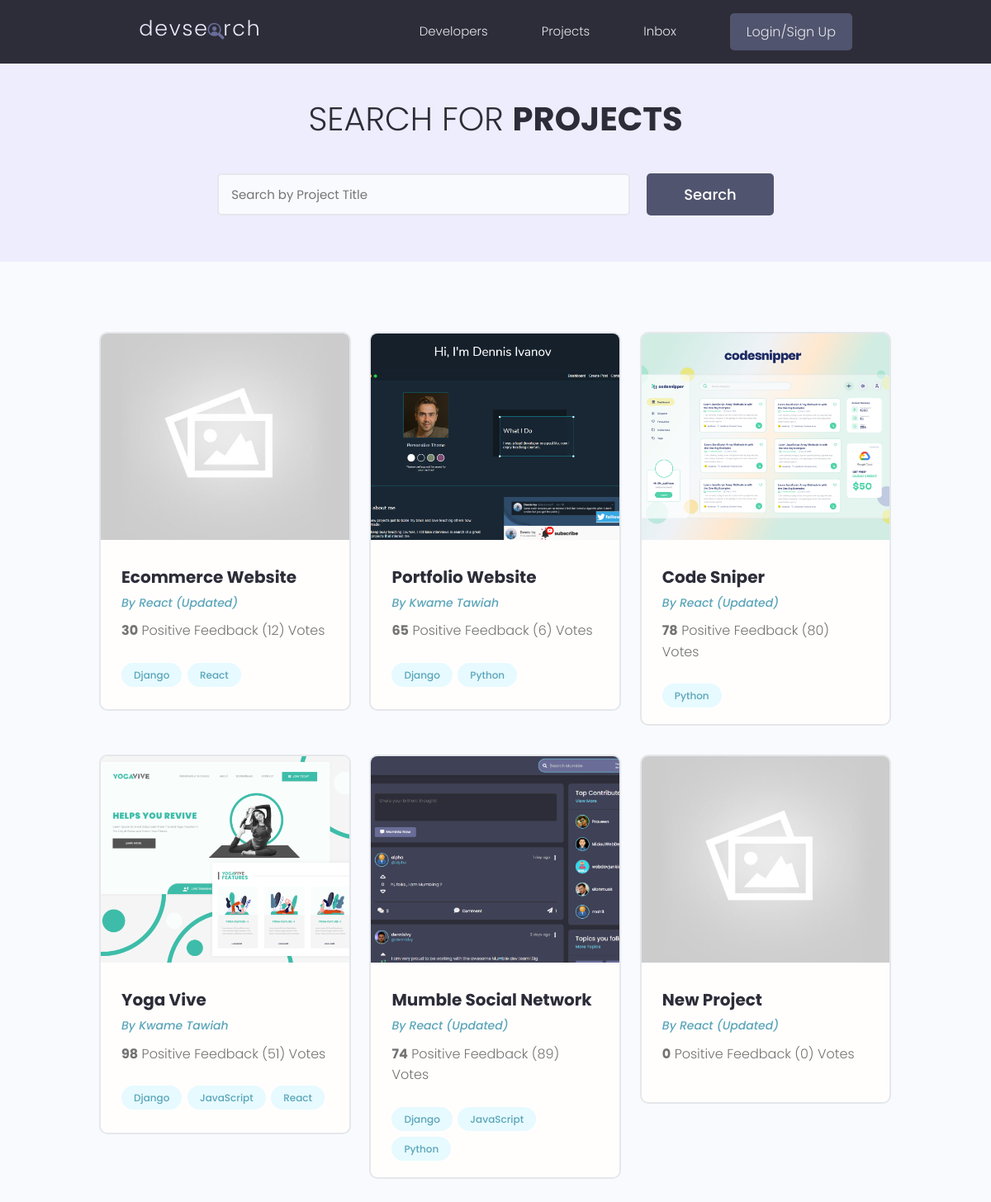
The page /projects/ on the database as committed earlier.
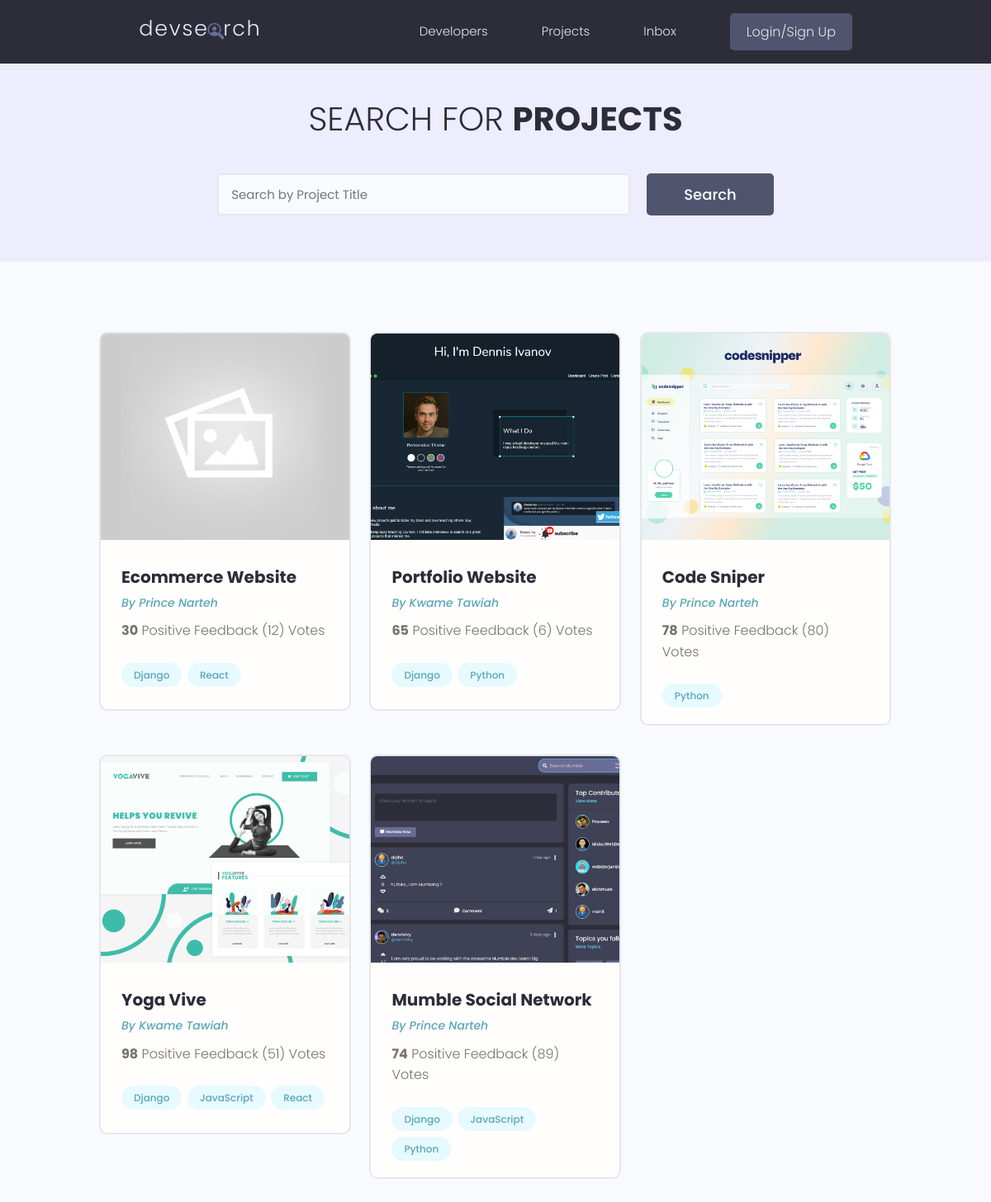
The same page on the database as committed later.
### projects/models.py (models this page shows, shortened)
class Project(models.Model):
    owner = models.ForeignKey(
        Profile, null=True, blank=True, on_delete=models.SET_NULL)
    id = models.UUIDField(default=uuid.uuid4, unique=True,
                          primary_key=True, editable=False)
    title = models.CharField(max_length=200)
    description = models.TextField(null=True, blank=True)
    featured_image = models.ImageField(
        null=True, blank=True, default='default.jpg')
    demo_link = models.CharField(max_length=2000, blank=True, null=True)
    source_link = models.CharField(max_length=2000, null=True, blank=True)
    tags = models.ManyToManyField('Tag', blank=True)
    vote_total = models.IntegerField(default=0, null=True, blank=True)
    vote_ratio = models.IntegerField(default=0, null=True, blank=True)
    create_at = models.DateTimeField(auto_now_add=True)
    update_at = models.DateTimeField(auto_now=True)
    class Meta:
        ordering = ['create_at']

class Tag(models.Model):
    id = models.UUIDField(default=uuid.uuid4, unique=True,
                          primary_key=True, editable=False)
    name = models.CharField(max_length=200)
    create_at = models.DateTimeField(auto_now_add=True)
    update_at = models.DateTimeField(auto_now=True)
    def __str__(self) -> str:
        return self.name

### users/models.py (models this page shows, shortened)
class Profile(models.Model):
    id = models.UUIDField(default=uuid.uuid4, unique=True,
                          primary_key=True, editable=False)
    user = models.OneToOneField(
        User, on_delete=models.CASCADE, null=True, blank=True)
    name = models.CharField(max_length=200, blank=True, null=True)
    email = models.EmailField(max_length=200, blank=True, null=True)
    username = models.CharField(max_length=200, blank=True, null=True)
    location = models.CharField(max_length=200, blank=True, null=True)
    short_intro = models.CharField(max_length=200, blank=True, null=True)
    bio = models.TextField(null=True, blank=True)
    profile_image = models.ImageField(
        null=True, blank=True, upload_to='profiles/', default='profiles/user-default.png')
    social_github = models.CharField(max_length=200, blank=True, null=True)
    social_twitter = models.CharField(max_length=200, blank=True, null=True)
    social_linkedin = models.CharField(max_length=200, blank=True, null=True)
    social_youtube = models.CharField(max_length=200, blank=True, null=True)
    social_website = models.CharField(max_length=200, blank=True, null=True)
    created_at = models.DateTimeField(auto_now_add=True)
    updated_at = models.DateTimeField(auto_now=True)

### projects/views.py (the view)
# urls.py: path('projects/', include('projects.urls')),
def projects(request):
    projects, search_query = search_projects(request)
    custom_range, projects = paginate_projects(request, projects, 6)
    context = {
        "custom_range": custom_range,
        "projects": projects,
        "search_query": search_query,
    }
    return render(request, 'projects/projects.html', context)

### projects/utils.py (called while the page is built)
def paginate_projects(request, projects, results_per_page):
    page = request.GET.get('page')
    paginator = Paginator(projects, results_per_page)
    try:
        projects = paginator.page(page)
    except PageNotAnInteger:
        page = 1
        projects = paginator.page(1)
    except EmptyPage:
        page = paginator.num_pages
        projects = paginator.page(page)
    leftIndex = (int(page) - 4)
    if leftIndex < 1:
        leftIndex = 1
    rightIndex = (int(page) + 5)
    if rightIndex > paginator.num_pages:
        rightIndex = paginator.num_pages + 1
    custom_range = range(leftIndex, rightIndex)
    return custom_range, projects

def search_projects(request):
    search_query = ''
    if request.GET.get('search_query'):
        search_query = request.GET.get('search_query')
    tags = Tag.objects.filter(name__icontains=search_query)
    projects = Project.objects.distinct().filter(
        Q(title__icontains=search_query) |
        Q(description__icontains=search_query) |
        Q(owner__name__icontains=search_query) |
        Q(tags__in=tags)
    )
    return projects, search_query

### projects/templates/projects/projects.html (shortened to what this page needs)
{% extends 'main.html' %} {% block content%}
<main class="projects">
  <section class="hero-section text-center">
    <div class="container container--narrow">
      <div class="hero-section__box">
        <h2>Search for <span>Projects</span></h2>
      </div>
      <div class="hero-section__search">
        <form id="searchForm" class="form" action="{% url 'projects' %}" method="GET">
          <div class="form__field">
            <input
              class="input input--text"
              id="formInput#search"
              type="text"
              name="search_query"
              value="{{ search_query }}"
              placeholder="Search by Project Title"
            />
          </div>
          <input class="btn btn--sub btn--lg" type="submit" value="Search" />
        </form>
      </div>
    </div>
  </section>
  <section class="projectsList">
    <div class="container">
      <div class="grid grid--three">
        {% for project in projects%}
        <div class="column">
          <div class="card project">
            <a href="{% url 'project' project.id %}" class="project">
              <img
                class="project__thumbnail"
                src="{{ project.featured_image.url }}"
                alt="project thumbnail"
              />
              <div class="card__body">
                <h3 class="project__title">{{project.title}}</h3>
                <p>
                  <a class="project__author" href="{% url 'user-profile' project.owner.id %}">
                    By {{project.owner.name}}
                  </a>
                </p>
                <p class="project--rating">
                  <span style="font-weight: bold"
                    >{{ project.vote_ratio }}</span
                  >
                  Positive Feedback ({{project.vote_total}})
                  Vote{{project.vote_total|pluralize:"s"}}
                </p>
                <div class="project__tags">
                  {% for tag in project.tags.all%}
                  <span class="tag tag--pill tag--main">
                    <small>{{tag}}</small>
                  </span>
                  {% endfor %}
                </div>
              </div>
            </a>
          </div>
        </div>
        {% endfor %}
      </div>
    </div>
  </section>
</main>
{% endblock content%}

Rows that differ between the two databases and show on the page:
removed Project: featured_image (placeholder picture), title "New Project", owner.name "React (Updated)", vote_ratio "0", vote_total "0"
changed through a linked row, Project "Ecommerce Website": owner.name "React (Updated)" → "Prince Narteh"
changed through a linked row, Project "Code Sniper": owner.name "React (Updated)" → "Prince Narteh"
changed through a linked row, Project "Mumble Social Network": owner.name "React (Updated)" → "Prince Narteh"
